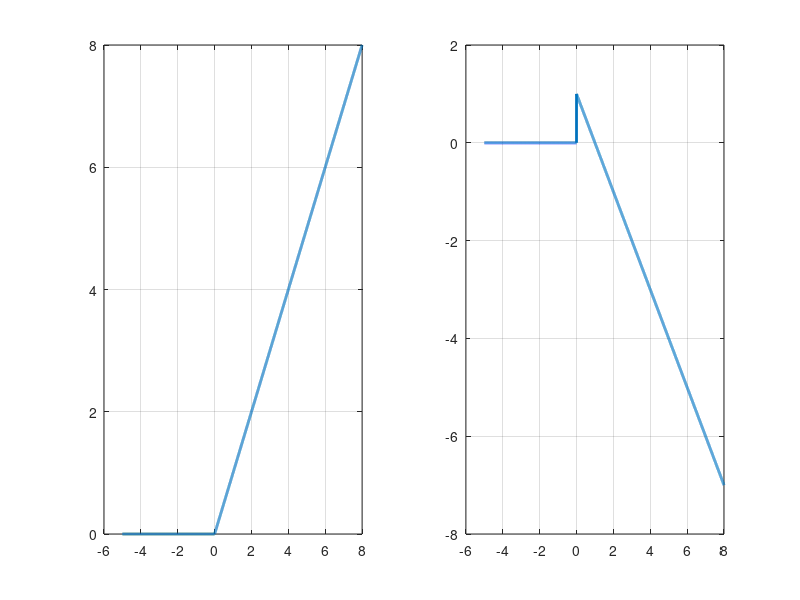
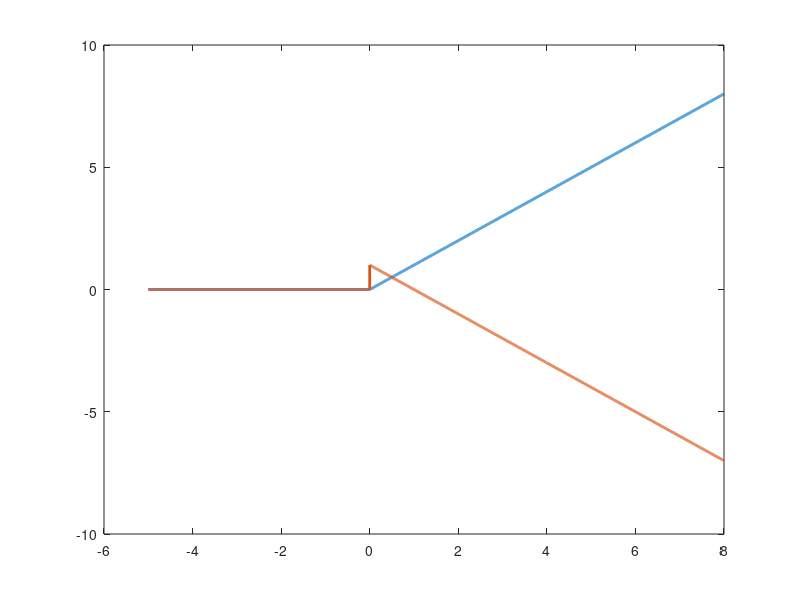

Write the MATLAB code that produced these figures, in order.
clear all
clc

% vector tiempo
t = -5:0.001:8; 
% pendiente
m = 1;

% First part
r1 = (t>=0).*t*m;

% Second part
r2 = (t>=0).*(t-1)*-m;

% The final function
rt = r1 + r2;

% For plotting the function
figure 1
subplot(1,2,1)
plot(t,r1,'linewidth',2)
grid on
subplot(1,2,2)
plot(t,r2,'linewidth',2)
grid on

figure 2
plot(t,r1,'linewidth',2)
hold on
plot(t,r2,'linewidth',2)

pause